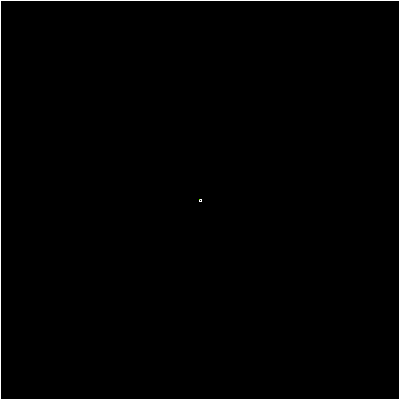
Frame 1 (no input)
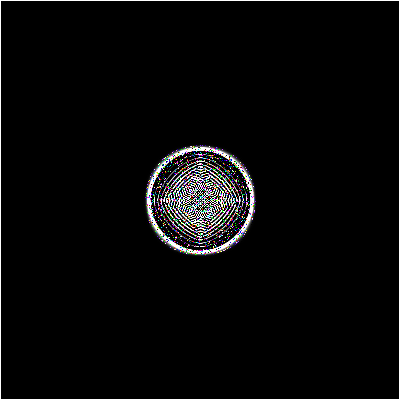
Frame 60 (no input)
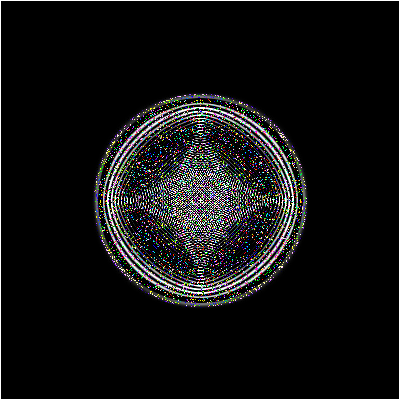
Frame 120 (the mouse pressed at the canvas centre since frame 60)

The p5.js sketch that drew these frames (run headless with seeded random() and noise() and a simulated clock; from frame 60 on, the mouse is pressed at the canvas centre):

// p5.js sketch
// ── sketch.js
// Coding Challenge #102: 2D Water Ripple - 
// Video: https://www.youtube.com/watch?v=BZUdGqeOD0w
// Algorithm: https://web.archive.org/web/20160418004149/http://freespace.virgin.net/hugo.elias/graphics/x_water.htm 
  let cols, rows,
    current = [],
    previous = [],
    damping = 0.99;

setTimeout(addRipple, 3000);

function addRipple(){

  current[floor(random(width))][floor(random(height))] = 255;
  damping = random(0.9,0.99);
  let interval = random(100, 1000);
  setTimeout(addRipple, interval);
}

//introduce one white pixel to this black screen
  function mouseDragged() {
    current[mouseX][mouseY] = 255
    // current[mouseX][mouseY+1] = 255
    // current[mouseX][mouseY-1] = 255
    // current[mouseX+1][mouseY] = 255
    // current[mouseX+1][mouseY+1] = 255
    // current[mouseX+1][mouseY-1] = 255
    // current[mouseX-1][mouseY] = 255
    // current[mouseX-1][mouseY+1] = 255
    // current[mouseX-1][mouseY-1] = 255
  }

  function setup() {
    pixelDensity(1)
    createCanvas(400, 400)
    cols = width;
    rows = height;
  //initialize both  2d arrays, all black
    for (let i = 0; i < cols; i++) {
      current[i] = []
      previous[i] = []
      for (let j = 0; j < rows; j++) {
        current[i][j] = 0
        previous[i][j] = 0
      }
    }
    //but put one black pixel in 
    previous[200][200] = 255
  }

  function draw() {
   // background(0);
    loadPixels()
    

   //iterate through the pixel arrays
    for (let i = 1; i < cols - 1; i++) {
      for (let j = 1; j < rows - 1; j++) {
  
        let left = i -1;
        let right = i + 1;
         let above = j - 1;
        let below = j + 1;
        
        current[i][j] =
          (previous[left][j] + 
           previous[right][j] +
            previous[i][above] + 
           previous[i][below] +
            previous[left][above] + 
           previous[left][below] +
            previous[right][above] + 
            previous[right][below]
          ) / 4 - (current[i][j]);
        
        //add some damping to the ripples so they don't explode
        current[i][j] = current[i][j] * damping
        
        //our formula for finding a pixel location
        let index = (i + j * cols) * 4;
        
        //the current pixel
        let n = current[i][j];
        
        //you could try adding some color here
 
         let r, g, b;
       let coin = random(1000); 
        if(coin > 800){
          
        r = 0.5-cos(n*17.0);
         g = 0.5-cos(n*13.0);
         b = 0.5-cos(n*23.0);
        } else {
          r = n;
          g = n;
          b = n;
        }
   
       


//         if(i === 1 && j ==1){
//         console.log(r);
//         }
        
        //this should look pretty familiar
         pixels[index + 0] = r*255;
         pixels[index + 1] = g*255;
         pixels[index + 2] = b*255;
        pixels[index + 3] = 255;
    
      }
    }
    updatePixels()

    //swap buffers
    let temp = previous
    previous = current
    current = temp
  
  }
